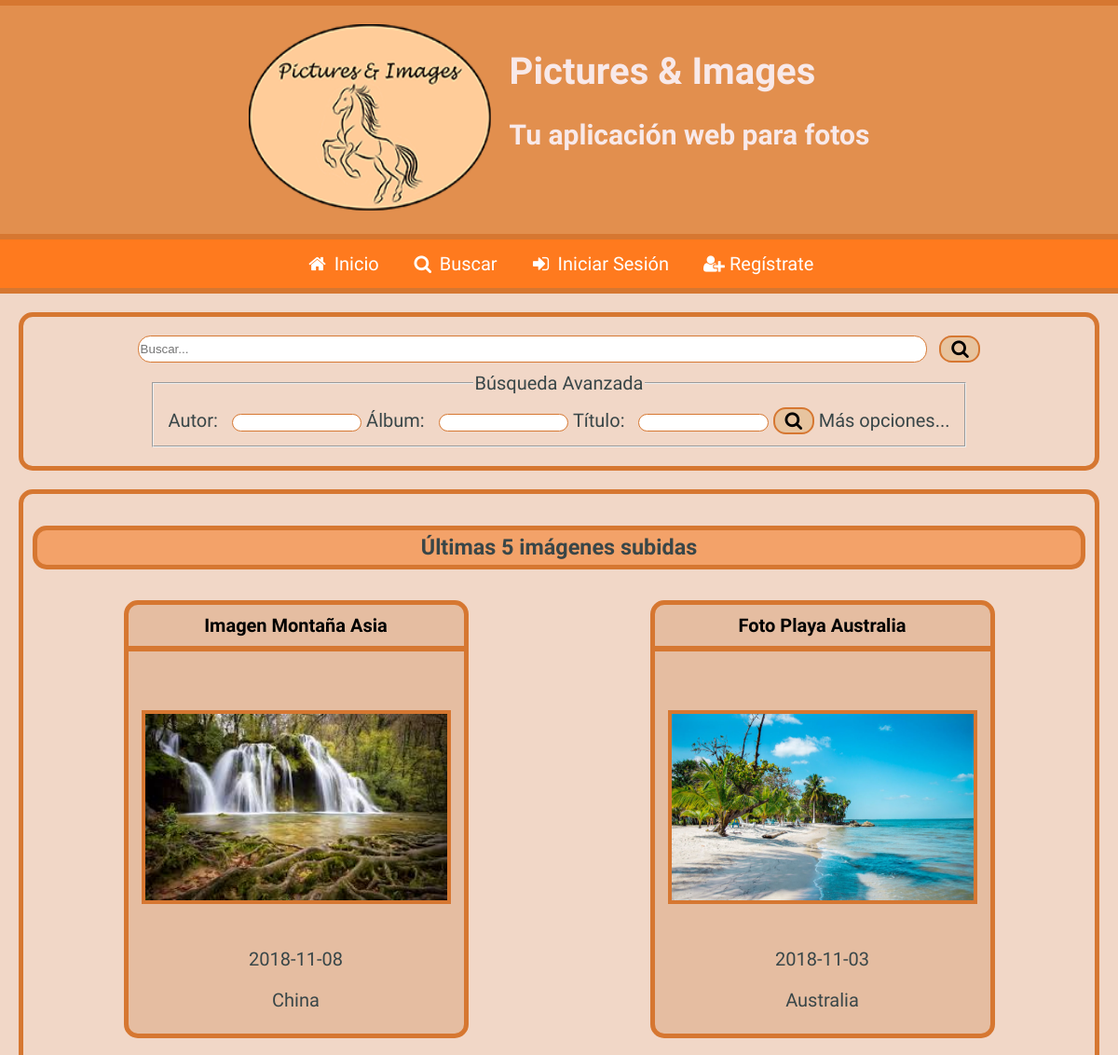
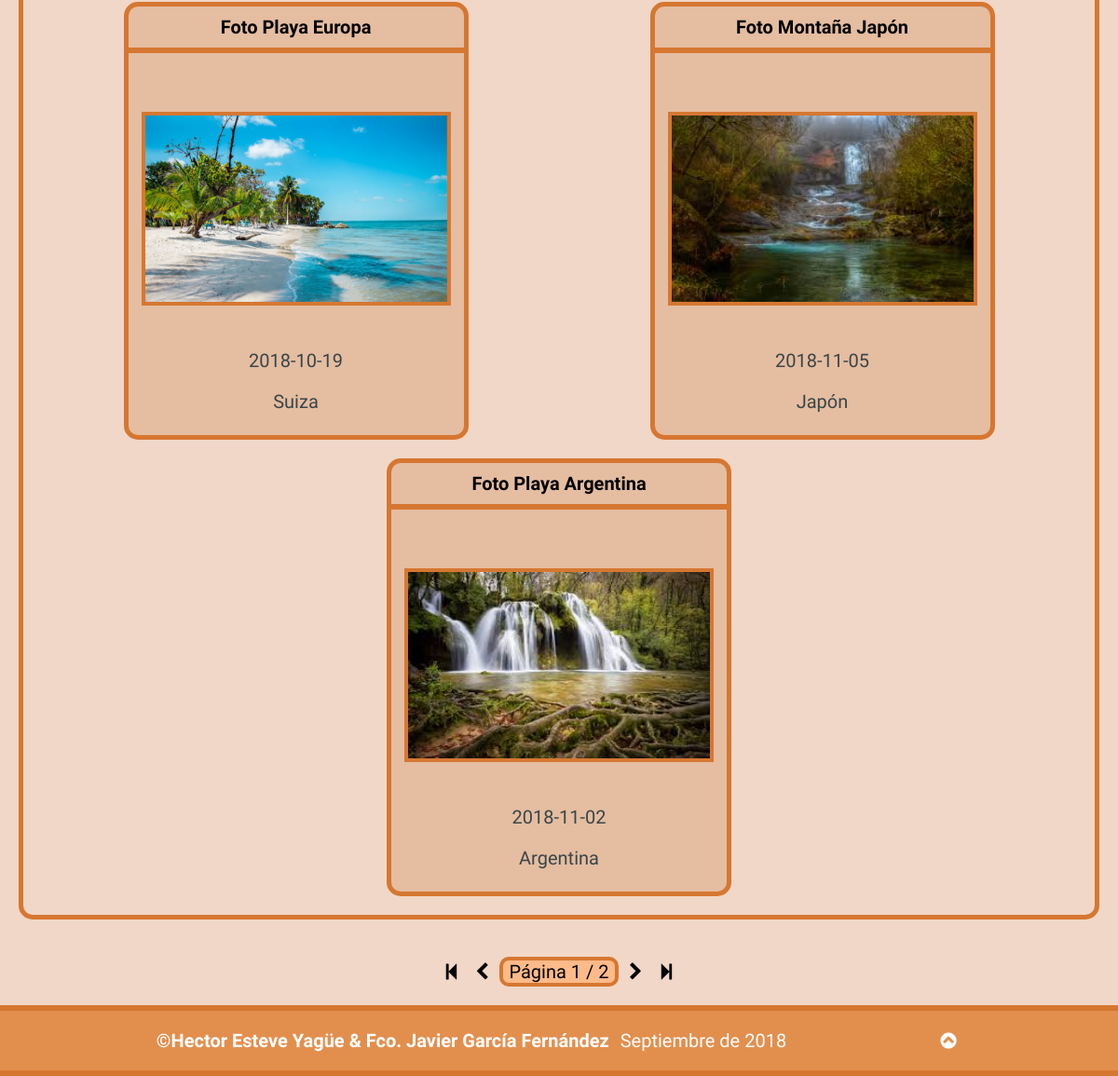
The page / on the database its author committed (2 pictures, top to bottom).
### tables this page shows
CREATE TABLE `fotos` (
  `IdFoto` int(11) NOT NULL,
  `Titulo` varchar(200) NOT NULL,
  `Descripcion` mediumtext NOT NULL,
  `Fecha` date NOT NULL,
  `Pais` int(11) NOT NULL,
  `Album` int(11) NOT NULL,
  `Fichero` varchar(500) NOT NULL,
  `Alternativo` varchar(200) NOT NULL,
  `FRegistro` datetime NOT NULL DEFAULT CURRENT_TIMESTAMP ON UPDATE CURRENT_TIMESTAMP
);

CREATE TABLE `paises` (
  `IdPais` int(11) NOT NULL,
  `NomPais` varchar(200) NOT NULL,
  `Continente` varchar(200) NOT NULL
);

### index.php (the view, shortened to what this page needs)
<?php
require_once("head.php");
require_once("header.php");
if(isset($_SESSION["usuarioLog"]) && $cookieFalsa == false){
	require_once("barraNavSesionIniciada.php");
}
else{
	require_once("barraNavSesionNoIniciada.php");
}
?>
		<div id="formBusc">
			<form id="buscTexto" action="resultado_busqueda.php" method="get" class="formulario">
				<input type="search" name="palClave" id="buscRap" placeholder="Buscar...">
				<button type="submit"><span id="butBuscRap" class="icon-search"></span></button>
			</form>
			<form id="miniFilBusc" action="resultado_busqueda.php" method="get" class="formulario">
				<fieldset>
					<legend>
						Búsqueda Avanzada
					</legend>
							<p>
								<label for="autor">Autor:</label>
								<input type="text" name="NomUsuario" id="autorRap">
							</p>
							<p>
								<label for="album">Álbum:</label>
								<input type="text" name="Album" id="albumRap">
							</p>
							<p>
								<label for="titulo">Título:</label>
								<input type="text" name="Titulo" id="tituloRap">
							</p>
						<button type="submit"><span id="butFiltBuscRap" class="icon-search"></span></button>
						<a href="formulario_busqueda.php" title="Hacer búsqueda avanzada">Más opciones...</a>
				</fieldset>
			</form>
		</div>
<?php
	crearIndex();
	function crearIndex(){
		echo<<<indexParte1
		<section id="contFotosIndex">
			<h3>Últimas 5 imágenes subidas</h3>
			<div class="imagenes">
indexParte1;
		$sentencia = 'SELECT * FROM fotos JOIN paises ON (IdPais = Pais)' . ' ORDER BY (FRegistro) DESC ' . 'LIMIT ' . $GLOBALS["inicio"] . ',' . $GLOBALS["tamPag"];
		if(!($resultado = $GLOBALS["mysqli"]->query($sentencia))) {
			echo "<p>Error al ejecutar la sentencia <b>$sentencia</b>: " . $GLOBALS["mysqli"]->error;
			echo '</p>';
			exit;
		}
		if(mysqli_num_rows($resultado) >= 1){
			while($fila = $resultado->fetch_assoc()){
				$idFoto = $fila["IdFoto"];
				$titulo = $fila["Titulo"];
				$fichero = $fila["Fichero"];
				$alt = $fila["Alternativo"];
				$fecha = $fila["Fecha"];
				$pais = $fila["NomPais"];
				echo<<<articulo
			<article>
				<h4><a href="detalle_foto.php?id=$idFoto" title="Ver detalles de la foto">$titulo</a></h4>
				<figure>
					<a href="detalle_foto.php?id=$idFoto" title="Ver detalles de la foto"><img src="./$fichero" alt="$alt"/></a>
				</figure>
				<footer>
					<p><time datetime="$fecha">$fecha</time></p>
					<p>$pais</p>
				</footer>
			</article>
articulo;
			}
		}
		echo<<<indexParte2
			</div>
		</section>
		<div class="paginacion">
			<div>
				<a href="{$GLOBALS['getUrl']}?pagina=1"><span class="icon-to-start" title="Primeras 5 imágenes"></span></a>
				<a href="{$GLOBALS['getUrl']}?pagina={$GLOBALS['paginaAnt']}"><span class="icon-left-open" title="Anteriores 5 imágenes"></span></a>
				<p>Página <output>{$GLOBALS['pagina']}</output> / {$GLOBALS['totalPaginas']}</p>
				<a href="{$GLOBALS['getUrl']}?pagina={$GLOBALS['paginaSig']}"><span class="icon-right-open" title="Siguientes 5 imágenes"></span></a>
				<a href="{$GLOBALS['getUrl']}?pagina={$GLOBALS['totalPaginas']}"><span class="icon-to-end" title="Últimas 5 imágenes"></span></a>
			</div>
		</div>
indexParte2;
	}
 ?>
<?php
	require_once("footer.php");
?>

### head.php (shortened to what this page needs)
<?php
extraerUrl();
function extraerUrl(){
	$urlRel = $_SERVER['REQUEST_URI'];
	$pagArray = explode("/", $urlRel);
	$pag = (string) $pagArray[sizeof($pagArray) - 1];
	$pagSinParams = explode("?", $pag);
	if(!empty($pagSinParams)){
		$pag = $pagSinParams[0];
	}
	obtenerTitle($pag);
}
function obtenerTitle(&$pagina){
	$hayTitle = false;
	if ($hayTitle == false){
		$title = "Pictures & Images";
	}
	escribirHead($title);
}
function escribirHead(&$title){
echo <<<cabeceraParte1
<!DOCTYPE html>
<html lang="es">
<head>
	<title>$title</title>
	<meta charset="utf-8" />
	<meta name="generator" content="Bloc de notas" />
	<meta name="author" content="Hector Esteve Yagüe & Fco. Javier García Fernández" />
	<meta name="keywords" content="HTML5, web, Pictures & Images, PI, fotos, imagenes"/>
	<meta name="description" content="Pagina principal de PI" />
	<link rel="shortcut icon" type="image/x-icon" href="./logotipo-e-icono/icono-pi-daw.ico"/>
	<link rel="shortcut icon" type="image/vnd.microsoft.icon" href="./logotipo-e-icono/icono-pi-daw.ico"/>
	<link rel="stylesheet" type="text/css" href="fontello/css/fontello.css"/>
	<link rel='stylesheet' title={$GLOBALS['nombreEstiloUsu']} type='text/css' href={$GLOBALS['ficheroEstiloUsu']} />
cabeceraParte1;
$sentencia = 'SELECT IdEstilo, Nombre, Fichero FROM estilos WHERE IdEstilo NOT IN('. $GLOBALS['IdEstilo'] . ')';
if(!($estilosAlt = $GLOBALS["mysqli"]->query($sentencia))) {
	echo "<p>Error al ejecutar la sentencia <b>$sentencia</b>: " . $mysqli->error;
	echo '</p>';
	exit;
}
if(mysqli_num_rows($estilosAlt) >= 1){
	while($fila = $estilosAlt->fetch_assoc()){
		$nombreEstiloAltUsu = "'" . $fila["Nombre"] . "'";
		$ficheroEstiloAltUsu = "'" . $fila["Fichero"] . "'";
		echo "<link rel='alternate stylesheet' title=$nombreEstiloAltUsu type='text/css' href=$ficheroEstiloAltUsu />";
	}
}
echo <<<cabeceraParte2
	<link rel="stylesheet" type="text/css" media="print" href="print.css" />
	<meta name="viewport" content="width=device-width, initial-scale=1"/>
	<script type="text/javascript" src="script.js"></script>
</head>
cabeceraParte2;
}
?>

### header.php
<?php
echo <<<header
<body>
		<header id="piCabec">
			<a href="index.php" title="Ir a la página de inicio"><img src="./logotipo-e-icono/logotipo-pi-daw.png" alt="logotipo de pictures & images"/></a>
			<div>
				<h1>Pictures & Images</h1>
				<h2>Tu aplicación web para fotos</h2>
			</div>
		</header>
header;
?>

### barraNavSesionNoIniciada.php
<?php
	echo <<<barranavsesionNoinic
		<nav id="barraNavPrinc">
			<input type="checkbox" name="mnHamb" id="mnHamb"/><label for="mnHamb" title="Menú" id="iconoMnHamb"><span class="icon-menu"></span></label>
			<ul id="mnPrinc">
				<li><a href="index.php" title="Inicio"><span class="icon-home" ></span><span>Inicio</span></a></li>
				<li><a href="formulario_busqueda.php" title="Búsqueda avanzada"><span class="icon-search"></span><span>Buscar</span></a></li>
				<li><a href="formulario_acceso.php" title="Iniciar Sesión"><span class="icon-user"></span><span>Iniciar Sesión</span></a></li>
				<li><a href="formulario_registro.php" title="Regístrate"><span class="icon-user-plus"></span><span>Regístrate</span></a></li>
			</ul>
		</nav>
barranavsesionNoinic;
?>

### footer.php
<?php
echo <<<footer
	<footer>
		<p><strong><a href="acerca.php" title="Información de contacto">&copy;Hector Esteve Yagüe & Fco. Javier García Fernández</a></strong><time datetime="2018-09">Septiembre de 2018</time><a href="#piCabec"><span class="icon-angle-circled-up" title="Subir al encabezado"></span></a></p>
		</footer>
	</body>
</html>
footer;
?>

### print.css (style rules this page uses)
body { box-sizing: border-box; min-width: 320px; max-width: 1980px; margin: 0 auto; background-color: white; font-family: serif; font-size: 12pt; position: relative; }
body>header { padding: 0; background-color: white; padding: 1cm; padding-bottom: 0cm; border-top: 0; display: flex; flex-direction: row; }
body>header>a { display: none; }
body>header>a>img { height: 2.5cm; margin-right: 0.5cm; }
body>header>div>h1,h2 { margin-top: 0cm; color: black; font-weight: bold; }
body>nav { display: none; }
body>#formBusc { display: none; }
body>div>form { display: none; }
body>section { margin-right: 1cm; margin-left: 1cm; margin-top: 0cm; margin-bottom: 0cm; border: 0; padding: 0.5cm; text-align: center; padding: 0; }
body>#contFotosIndex>h3 { margin: 0.1cm; }
body>section>h3 { background-color: white; border: none; padding: 0cm; margin-top: 0.4cm; margin-bottom: 0.4cm; border-radius: 15px; display: flex; justify-content: center; color: black; font-size: 24pt; }
body>section>.imagenes { display: block; margin-top: 0cm; align-content: center; }
body>section>.imagenes>article { display: flex; flex-direction: column; background-color: white; border: 0.1cm solid black; justify-content: space-between; color: black; overflow: hidden; height: 10cm; width: 8cm; margin: auto; margin-top: 1cm; }
body>section>.imagenes>article:last-of-type { margin-bottom: 1cm; }
body>section>.imagenes>article:nth-of-type(2n) { page-break-after: always; }
body>section>.imagenes>article>figure { margin: 0; border: 0.2cm solid blue; width: 7cm; height: 4.5cm; align-self: center; }
body>section>.imagenes>article>figure>a { margin: 0; display: flex; flex-direction: column; width: 100%; height: 100%; color: #0032ff; content: attr(href); }
body>section>.imagenes>article>figure>a>img { width: 100%; height: 100%; align-self: center; content: attr(href); }
body>section>.imagenes>article>h4 { border: none; margin-top: 0.5cm; padding: 0.2cm; width: 100%; align-self: center; }
body>section>.imagenes>article>h4>a { text-decoration: underline; color: blue; }
body>section>.imagenes>article>footer { display: flex; flex-direction: column; padding: 0.2cm; border-radius: 15px; margin-bottom: 1cm; }
body>section>.imagenes>article>footer>p { color: black; margin: 0; }
body>section>.imagenes>article>footer>p:first-of-type { margin-bottom: 1cm; }
body>.paginacion { display: none; }
::placeholder { color: transparent; }
body>footer { padding: 0; margin-top: 0.1cm; clear: both; text-align: center; background-color: white; border-top: 0; border-bottom: 0; }
body>footer>p { color: black; margin: 0; }
body>footer>p>a>span { display: none; }
body>footer>p>strong>a { color: blue; text-decoration: underline; margin-right: 0.6cm; }

### rows shown on the page
fotos: Titulo "Imagen Montaña Asia", Fichero (picture), Fecha "2018-11-08", Pais.NomPais "China"
fotos: Titulo "Foto Playa Australia", Fichero (picture), Fecha "2018-11-03", Pais.NomPais "Australia"
fotos: Titulo "Foto Playa Europa", Fichero (picture), Fecha "2018-10-19", Pais.NomPais "Suiza"
fotos: Titulo "Foto Montaña Japón", Fichero (picture), Fecha "2018-11-05", Pais.NomPais "Japón"
fotos: Titulo "Foto Playa Argentina", Fichero (picture), Fecha "2018-11-02", Pais.NomPais "Argentina"

### other values the page prints
$GLOBALS['pagina'] "1"
$GLOBALS['totalPaginas'] "2"
